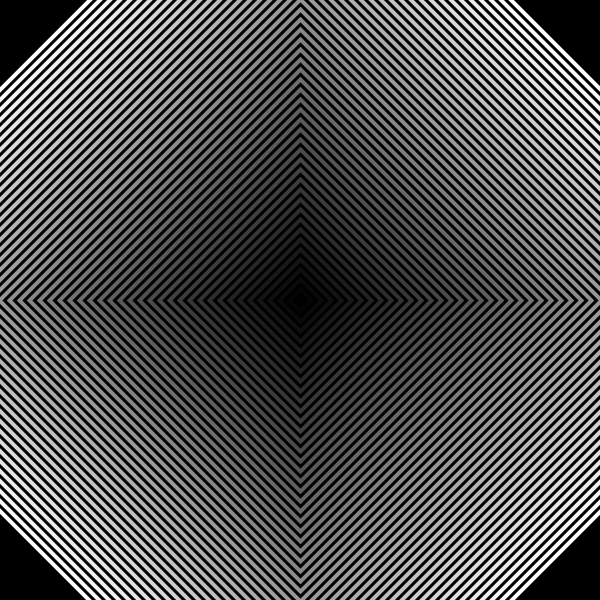
Frame 1 (no input)
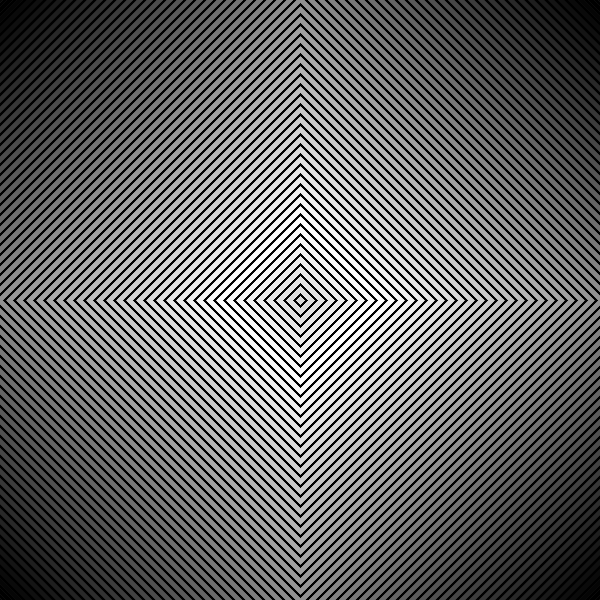
Frame 60 (the mouse pressed at the canvas centre just before this capture)
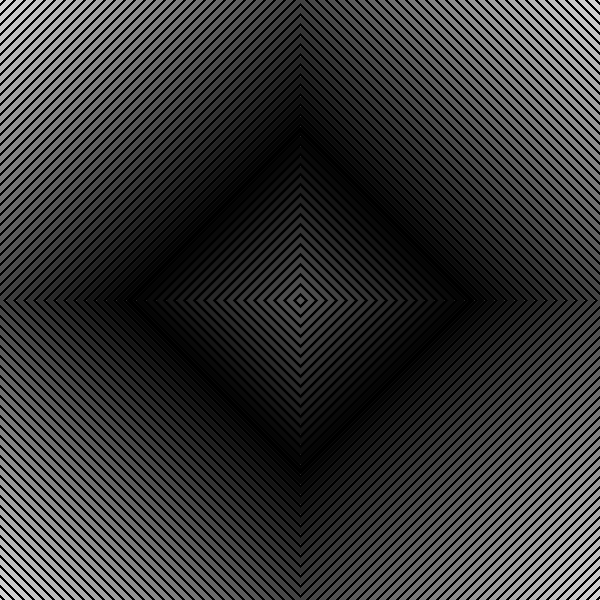
Frame 120 (the mouse held since frame 60 and released just before this capture)

The Processing sketch that drew these frames (run headless with seeded random() and noise(); from frame 60 on, the mouse is pressed at the canvas centre):

// Processing sketch: gradient_w_array
// ── gradient_w_array.pde
int up = 301;
int down = 299;
int colour = 255;
int stroke = 4;
IntList colourwheel;


void setup() {
  background(0, 0, 0);
  size(600, 600);
  colourwheel = new IntList();
  for (int i = 0; i <=255; i = i+5) {
      colourwheel.append(i);
  }
}

void draw() {
  //does the actual drawing
  for (int i = 0; i < colourwheel.size(); i++) {
      stroke(colourwheel.get(i), colourwheel.get(i), colourwheel.get(i));
      strokeWeight(stroke);
      noFill();
      quad(300, up, down, 300, 300, down, up, 300);
      up = up + 10;
      down = down - 10;
  }
  up = 301;
  down = 299;
  
  //makes sure you don't generate an infinite amount of data
  if (colourwheel.size() < width*2) {
    colourwheel.append(colourwheel.get(colourwheel.size()-1));
  }
  
  //swaps array values one index number up
  for (int i = colourwheel.size()-1; i > 0; i--) {
    colourwheel.set(i, colourwheel.get(i-1));
  }
  
  //sets value of first index of array
  if (colourwheel.get(0) == 0 || colourwheel.get(0) == 255) {
    colourwheel.set(0, colourwheel.get(2));
  }
  else {
    if (colourwheel.get(1) < colourwheel.get(2)) {
      colourwheel.set(0, colourwheel.get(0)-5);
    }
    if (colourwheel.get(1) > colourwheel.get(2)) {
      colourwheel.set(0, colourwheel.get(0)+5);
    }
  }  

}
